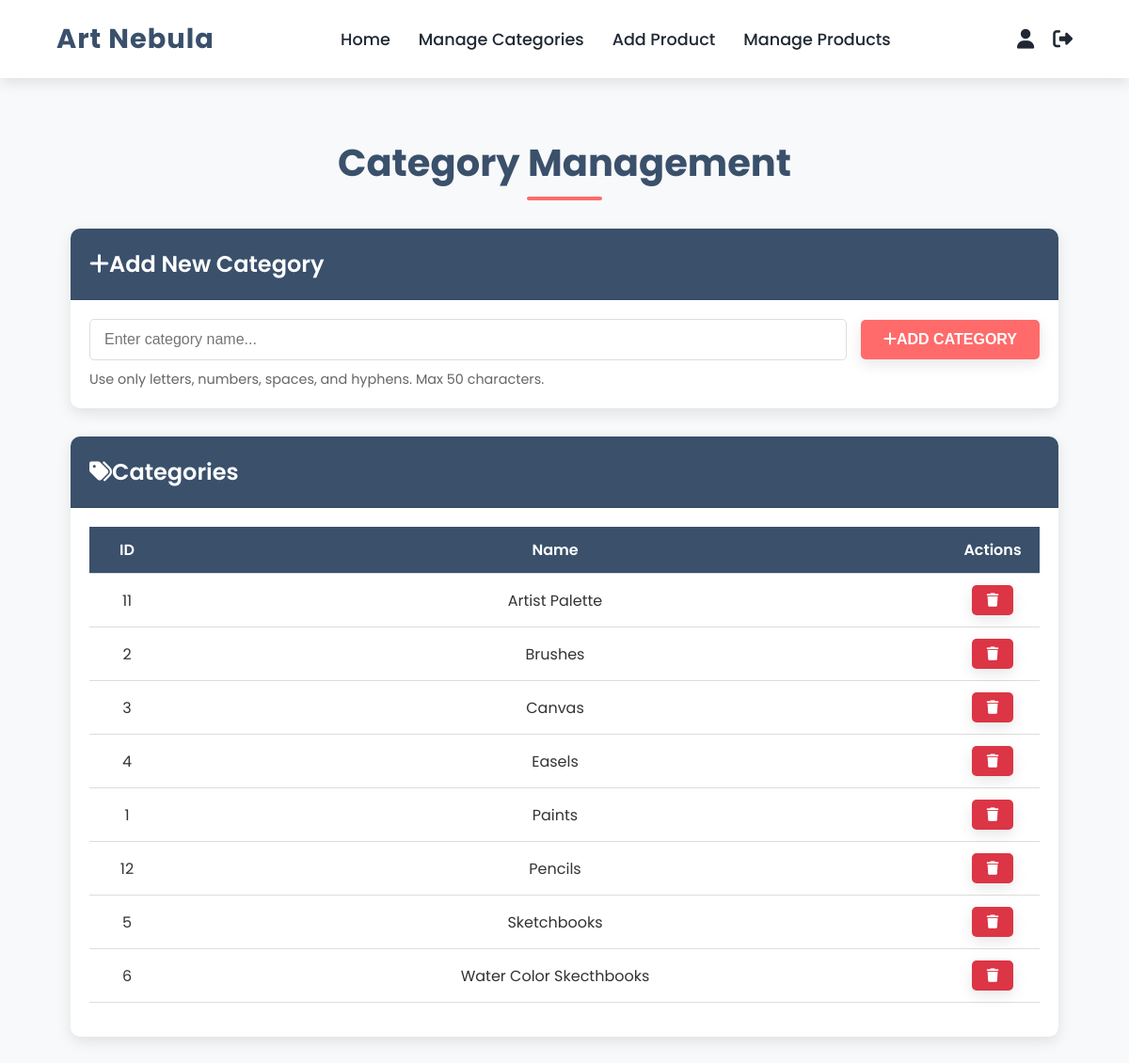
Screenshot of /admin/manage_categories.php (signed in) with the database file from the repository.
### tables this page shows
CREATE TABLE `categories` (
  `id` int(11) NOT NULL,
  `name` varchar(255) NOT NULL,
  `created_at` timestamp NOT NULL DEFAULT current_timestamp()
);

### admin/manage_categories.php (the view, shortened to what this page needs)
<?php
function getAllCategories() {
    $conn = connection();
    $sql = "SELECT * FROM categories ORDER BY name ASC";
    if ($result = $conn->query($sql)) {
        return $result;
    } else {
        die("Error retrieving all categories: " . $conn->error);
    }
}
?>
<!DOCTYPE html>
<html lang="en">
<head>
    <link rel="stylesheet" href="https://cdnjs.cloudflare.com/ajax/libs/font-awesome/6.4.0/css/all.min.css">
</head>
<body>
<div class="nav">
        <div class="nav-menu flex-row">
            <div class="nav-brand">
                <a href="admin_homepage.php">Art Nebula</a>
            </div>
            <div class="collapse">
                <ul class="nav-items">
                <li class="nav-link">
                        <a href="admin_homepage.php">Home</a>
                    </li>
                    <li class="nav-link">
                        <a href="manage_categories.php">Manage Categories</a>
                    </li>
                    <li class="nav-link">
                        <a href="add_product.php">Add Product</a>
                    </li>
                    <li class="nav-link">
                        <a href="manage_products.php" class="active">Manage Products</a>
                    </li>
                </ul>
            </div>
            <div class="icons-items">
                <a href="admin_profile.php" title="User Account"><i class="fa-solid fa-user"></i></a>
                <a href="../logout.php" title="Log Out"><i class="fa-solid fa-sign-out-alt"></i></a>
            </div>
        </div>
    </div>
    <main>
        <div class="container">
            <h1 class="heading">Category Management</h1>
            <div class="row">
                <div class="card">
                    <div class="card-header">
                        <h2><i class="fa-solid fa-plus me-2"></i>Add New Category</h2>
                    </div>
                    <div class="card-body">
                        <form action="" method="post">
                            <div style="display: flex; gap: 15px; align-items: center;">
                                <input type="text" name="category_name" class="form-control"
                                       placeholder="Enter category name..." maxlength="50" required autofocus>
                                <button type="submit" name="btn_add_category" class="btn" style="white-space: nowrap;">
                                    <i class="fa-solid fa-plus me-2"></i>Add Category
                                </button>
                            </div>
                            <div style="margin-top: 10px; font-size: 0.9rem; color: #666;">
                                Use only letters, numbers, spaces, and hyphens. Max 50 characters.
                            </div>
                        </form>
                    </div>
                </div>
                <div class="card">
                    <div class="card-header">
                        <h2><i class="fa-solid fa-tags me-2"></i>Categories</h2>
                    </div>
                    <div class="card-body">
                        <?php
                        $all_categories = getAllCategories();
                        if ($all_categories && $all_categories->num_rows > 0):
                        ?>
                            <table>
                                <thead>
                                    <tr>
                                        <th width="80">ID</th>
                                        <th>Name</th>
                                        <th width="100">Actions</th>
                                    </tr>
                                </thead>
                                <tbody>
                                    <?php while ($category = $all_categories->fetch_assoc()): ?>
                                        <tr>
                                            <td><?= htmlspecialchars($category['id']) ?></td>
                                            <td><?= htmlspecialchars($category['name']) ?></td>
                                            <td>
                                                <form action="" method="post" onsubmit="return confirm('Are you sure you want to delete the category: <?= htmlspecialchars($category['name']) ?>?');">
                                                    <button type="submit" name="btn_delete_category" value="<?= $category['id'] ?>" class="btn btn-danger btn-sm"
                                                            title="Delete '<?= htmlspecialchars($category['name']) ?>'">
                                                        <i class="fa-solid fa-trash"></i>
                                                    </button>
                                                </form>
                                            </td>
                                        </tr>
                                    <?php endwhile; ?>
                                </tbody>
                            </table>
                        <?php endif; ?>
                    </div>
                </div>
            </div>
        </div>
    </main>
</body>
</html>

### admin/manage_categories.php (style rules this page uses)
:root { --primary-color: #3a506b; --secondary-color: #ff6b6b; --accent-color: #6fffe9; --light-color: #f8f9fa; --dark-color: #1f2833; --text-color: #333; --text-light: #f8f9fa; --box-shadow: 0 5px 15px rgba(0, 0, 0, 0.1); --transition: all 0.3s ease; }
* { margin: 0; padding: 0; box-sizing: border-box; }
body { font-family: 'Poppins', sans-serif; color: var(--text-color); background-color: #f8f9fa; overflow-x: hidden; }
a { text-decoration: none; color: inherit; }
ul { list-style-type: none; }
.container { width: 90%; max-width: 1200px; margin: 0 auto; padding: 0 15px; }
.flex-row { display: flex; flex-wrap: wrap; }
.nav { background-color: white; box-shadow: var(--box-shadow); position: sticky; top: 0; z-index: 100; }
.nav-menu { justify-content: space-between; align-items: center; padding: 20px 0; width: 90%; margin: 0 auto; }
.nav-brand a { font-size: 1.8rem; font-weight: 700; color: var(--primary-color); letter-spacing: 1px; }
.nav-items { display: flex; margin: 0; }
.nav-link { padding: 0 15px; }
.nav-link a { font-size: 1.1rem; font-weight: 500; color: var(--dark-color); transition: var(--transition); }
.icons-items { display: flex; align-items: center; gap: 20px; }
.icons-items a { font-size: 1.3rem; color: var(--dark-color); transition: var(--transition); }
main { padding: 60px 0; }
.heading { text-align: center; position: relative; margin-bottom: 40px; font-size: 2.5rem; color: var(--primary-color); }
.heading::after { content: ''; position: absolute; bottom: -10px; left: 50%; transform: translateX(-50%); width: 80px; height: 4px; background-color: var(--secondary-color); border-radius: 2px; }
.card { background-color: white; border-radius: 10px; overflow: hidden; box-shadow: var(--box-shadow); margin-bottom: 30px; }
.card-header { background-color: var(--primary-color); color: white; padding: 20px; border-bottom: 1px solid rgba(0, 0, 0, 0.1); }
.card-header h2 { margin: 0; font-size: 1.5rem; font-weight: 600; }
.card-body { padding: 20px; }
.form-control { width: 100%; padding: 12px 15px; font-size: 1rem; border: 1px solid #ddd; border-radius: 5px; transition: var(--transition); }
.btn { display: inline-block; padding: 12px 24px; background-color: var(--secondary-color); color: white; border: none; border-radius: 5px; cursor: pointer; font-size: 1rem; font-weight: 600; text-transform: uppercase; transition: var(--transition); box-shadow: var(--box-shadow); }
.btn-sm { padding: 8px 16px; font-size: 0.9rem; }
.btn-danger { background-color: #dc3545; }
table { width: 100%; border-collapse: collapse; margin-bottom: 1rem; }
th, td { padding: 12px 15px; text-align: center; border-bottom: 1px solid #ddd; }
th { background-color: var(--primary-color); color: white; font-weight: 600; }

### rows the page displays
categories: id "11", name "Artist Palette"
categories: id "2", name "Brushes"
categories: id "3", name "Canvas"
categories: id "4", name "Easels"
categories: id "1", name "Paints"
categories: id "12", name "Pencils"
categories: id "5", name "Sketchbooks"
categories: id "6", name "Water Color Skecthbooks"
